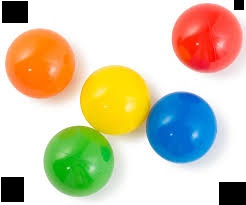
#> input picture test_images/ball2.jpg, 246 x 205 px, found by its file name
$ python 'popeye round2.py'   (older library calls are emulated)
#> lines starting #> are read from the running program, lines starting #| are printed output that depends on the picture; after the words box and inside, x2 and y2 are one past the last pixel; in counts of white or black regions, pixels touching at a corner belong together
#red,blue,green,yellow
"""
Problems:
1.When  same colour balls are touching single object is taken
"""
import cv2
import numpy as np
img=cv2.imread('ball2.jpg',-1)
#> img is the input picture: shape (205, 246, 3); mean B, G, R 172.7, 200.7, 209
targets=[]
#gray=cv2.cvtColor(img,cv2.COLOR_BGR2HSV)
img_hsv=cv2.cvtColor(img, cv2.COLOR_BGR2HSV)
#> img_hsv: shape (205, 246, 3); mean H, S, V 32.2, 85.8, 233.3
grayscale=cv2.cvtColor(img,cv2.COLOR_BGR2GRAY)
kernel=np.ones((5,5),np.uint8)
def dist(x1,y1,x2,y2):
    return ((x2-x1)**2+(y2-y1)**2)**(0.5)
def findfactor(grayimg):
    print(kernel)
    retval,threshold=cv2.threshold(grayimg,5,255,cv2.THRESH_BINARY_INV)#CHECK THRESHOLD VALUE
    #median=cv2.medianBlur(threshold,15)
    threshold=cv2.erode(threshold,kernel,iterations=3)
    #dilation=cv2.dilate(threshold,kernel,iterations=1)
    cv2.imshow('thresh',threshold)
    img_factor,contours_factor,hierarchy_factor=cv2.findContours(threshold,cv2.RETR_TREE,cv2.CHAIN_APPROX_SIMPLE)
    try:
        cv2.drawContours(img,contours_factor,-1,(255,0,0),3)#USE A BETTER ALGORITHM and remove this line img may not be defined
        cv2.imshow('img',img)
    except:
        pass
    squares=[]

    for i in contours_factor:
        approx = cv2.approxPolyDP(i,0.01*cv2.arcLength(i,True),True)
        #check if contour is square if dont use number of edges or use it after eroding and/or dilating to avoid partial square
        M_factor=cv2.moments(i)
        cx_factor = int(M_factor['m10']/M_factor['m00'])
        cy_factor = int(M_factor['m01']/M_factor['m00'])
        cv2.circle(img,(cx_factor,cy_factor), 5, (255,0,0), -1)
        squares.append([cx_factor,cy_factor])

    if len(squares)==4:#EXCLUDING STARTING SQUARE
        distances=[dist(squares[0][0],squares[0][1],squares[1][0],squares[1][1]),dist(squares[0][0],squares[0][1],squares[2][0],squares[2][1]),dist(squares[0][0],squares[0][1],squares[3][0],squares[3][1])]
        diagonal=max(distances)
        sqnum=distances.index(diagonal)+1
        centerx=(squares[sqnum][0]+squares[0][0])/2
        centery=(squares[sqnum][1]+squares[0][1])/2
        factor=diagonal/127.26#length of diagonal in cm
        return factor,centerx,centery
    else:
        print(len(squares))
        print("Extra or less black squares found")#CHECK
#factor,centerx,centery=findfactor(grayscale)#grayscale image
def findcenter(colmask):
    funcvalue=[]
    img2,contours,hierarchy=cv2.findContours(colmask,cv2.RETR_TREE,cv2.CHAIN_APPROX_SIMPLE)
    #cv2.drawContours(img,contours,-1,(203,192,203),3)
    if len(contours)>0:

        for i in contours:
            #print(cv2.contourArea(i))
            ((x, y), radius) = cv2.minEnclosingCircle(i)
            if radius>20:#CHANGE THIS VALUE ACCORDING TO CAMERA HEIGHT AND RADIUS

                approx = cv2.approxPolyDP(i,0.01*cv2.arcLength(i,True),True)

                if len(approx)>=7:#CHeck for diffent values higher than 5


                    M=cv2.moments(i)

                    cx = int(M['m10']/M['m00'])
                    cy = int(M['m01']/M['m00'])

                    cv2.circle(img,(cx,cy), 5, (0,0,0), -1)
                    funcvalue.append([cx,cy])
                    #Also check for area of moment afterwards
                else:
                    pass
            else:
                pass
    else:
        print("NO CONTOURS")
    return funcvalue

#red
lower_red = np.array([0,50,50])#HSV VAUES WILL BE DIFFERENT
upper_red = np.array([10,255,255])
mask0 = cv2.inRange(img_hsv, lower_red, upper_red)
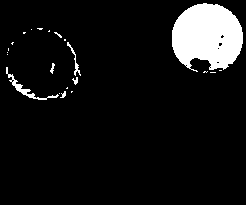
#> mask0: shape (205, 246); 8.2% white; 22 white regions (16 under 20 px), largest, box (x1, y1, x2, y2) and area: (172, 3, 243, 72) 3647, (6, 67, 59, 100) 233, (67, 42, 81, 76) 85, (50, 63, 55, 74) 27, (72, 77, 78, 85) 26, (60, 91, 66, 98) 23
#cv2.imshow('mask0',mask0)
lower_red = np.array([170,50,50])
upper_red = np.array([180,255,255])
mask1 = cv2.inRange(img_hsv, lower_red, upper_red)
#> mask1: shape (205, 246); 0.58% white; 11 white regions (10 under 20 px), largest, box (x1, y1, x2, y2) and area: (190, 58, 223, 74) 261
#cv2.imshow('mask1',mask1)

redmask = mask0+mask1

redmask=cv2.erode(redmask,kernel,iterations=2)#use different iterations and kernels
#> redmask: shape (205, 246); 5.7% white; 1 white region, box (x1, y1, x2, y2) and area: (176, 8, 239, 69) 2890
redmask=cv2.dilate(redmask,kernel,iterations=2)
#> redmask: shape (205, 246); 7.8% white; 1 white region, box (x1, y1, x2, y2) and area: (172, 4, 243, 73) 3946
redmask=cv2.erode(redmask,kernel,iterations=4)
#> redmask: shape (205, 246); 3.9% white; 1 white region
cv2.imshow('r',redmask)
red_center=findcenter(redmask)
#> in findcenter, `img2,contours,hierarchy=cv2.findContours(colmask,cv2.RETR_TREE,cv2.CHA..`: contours = 1 contour; box (x1, y1, x2, y2) and area: (180, 12, 234, 64) 1897
#> the loop in findcenter, `for i in contours:` made 1 pass
#> (x, y, radius, cx, cy) on pass 1: (206.5, 37, 26.55, 206, 37)
#> after the loop in findcenter, `for i in contours:`:
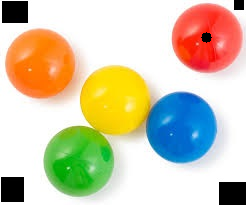
#> img: shape (205, 246, 3); 0.16% of pixels changed, all inside (x1, y1, x2, y2) = (201, 32, 212, 43)
#> after the loop in findcenter, `for i in contours:`: funcvalue = [[206, 37]]
#> red_center = [[206, 37]]
targets.append(red_center)


#blue
lower_blue=np.array([80,100,0])#Check blue value doesnt conflict with background
upper_blue=np.array([140,255,255])
bluemask=cv2.inRange(img_hsv,lower_blue,upper_blue)#HSV VAUES WILL BE DIFFERENT
#> bluemask: shape (205, 246); 7.9% white; 5 white regions (4 under 20 px), largest, box (x1, y1, x2, y2) and area: (147, 92, 217, 163) 3921

bluemask=cv2.erode(bluemask,kernel,iterations=2)
#> bluemask: shape (205, 246); 5.5% white; 1 white region, box (x1, y1, x2, y2) and area: (151, 96, 213, 159) 2769
bluemask=cv2.dilate(bluemask,kernel,iterations=2)
#> bluemask: shape (205, 246); 7.8% white; 1 white region
#cv2.filter2D(bluemask,-1,kernel)
blue_center=findcenter(bluemask)
#> in findcenter (call 2), `img2,contours,hierarchy=cv2.findContours(colmask,cv2.RETR_TREE,cv2.CHA..`: contours = 2 contours, 1 with area under 20; largest, box (x1, y1, x2, y2) and area: (147, 92, 217, 163) 3822
#> the loop in findcenter (call 2), `for i in contours:` made 2 passes
#> (x, y, radius, cx, cy) on pass 1: (181.3, 127.1, 35.66, 181, 127)
#> (x, y, radius) on pass 2: (194.5, 135, 1.5)
#> after the loop in findcenter (call 2), `for i in contours:`:
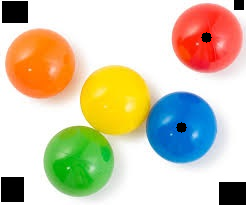
#> img: shape (205, 246, 3); 0.16% of pixels changed, all inside (x1, y1, x2, y2) = (176, 122, 187, 133)
#> after the loop in findcenter (call 2), `for i in contours:`: funcvalue = [[181, 127]]
#> blue_center = [[181, 127]]
targets.append(blue_center)
cv2.imshow('b',bluemask)

#green
lower_green=np.array([41,0,0])#HSV VAUES WILL BE DIFFERENT
upper_green=np.array([80,255,255])
greenmask=cv2.inRange(img_hsv,lower_green,upper_green)
#> greenmask: shape (205, 246); 10.8% white; 181 white regions (175 under 20 px), largest, box (x1, y1, x2, y2) and area: (41, 128, 120, 204) 4471, (121, 151, 126, 177) 56, (164, 164, 174, 169) 26, (171, 166, 184, 172) 26, (166, 174, 180, 177) 25, (221, 153, 225, 161) 21
greenmask=cv2.erode(greenmask,kernel,iterations=2)
#> greenmask: shape (205, 246); 6.1% white; 1 white region, box (x1, y1, x2, y2) and area: (47, 135, 115, 195) 3056
greenmask=cv2.dilate(greenmask,kernel,iterations=2)
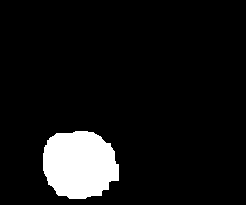
#> greenmask: shape (205, 246); 8.2% white; 1 white region
green_center=findcenter(greenmask)
#> in findcenter (call 3), `img2,contours,hierarchy=cv2.findContours(colmask,cv2.RETR_TREE,cv2.CHA..`: contours = 1 contour; box (x1, y1, x2, y2) and area: (43, 131, 119, 199) 4026
#> the loop in findcenter (call 3), `for i in contours:` made 1 pass
#> (x, y, radius, cx, cy) on pass 1: (81.55, 161.7, 40.79, 79, 164)
#> after the loop in findcenter (call 3), `for i in contours:`:
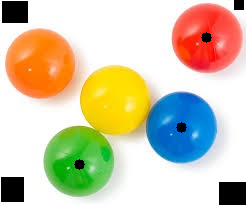
#> img: shape (205, 246, 3); 0.16% of pixels changed, all inside (x1, y1, x2, y2) = (74, 159, 85, 170)
#> after the loop in findcenter (call 3), `for i in contours:`: funcvalue = [[79, 164]]
#> green_center = [[79, 164]]
targets.append(green_center)
cv2.imshow('g',greenmask)

#yellow
lower_yellow=np.array([21,39,64])#HSV VAUES WILL BE DIFFERENT
upper_yellow=np.array([40,255,255])
yellowmask=cv2.inRange(img_hsv,lower_yellow,upper_yellow)
#> yellowmask: shape (205, 246); 8.9% white; 2 white regions (1 under 20 px), largest, box (x1, y1, x2, y2) and area: (60, 65, 153, 143) 4468
yellowmask=cv2.erode(yellowmask,kernel,iterations=2)
#> yellowmask: shape (205, 246); 6.2% white; 1 white region, box (x1, y1, x2, y2) and area: (83, 69, 147, 134) 3110
yellowmask=cv2.dilate(yellowmask,kernel,iterations=2)
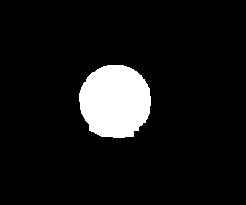
#> yellowmask: shape (205, 246); 8.3% white; 1 white region
yellow_center=findcenter(yellowmask)
#> in findcenter (call 4), `img2,contours,hierarchy=cv2.findContours(colmask,cv2.RETR_TREE,cv2.CHA..`: contours = 1 contour; box (x1, y1, x2, y2) and area: (79, 65, 151, 138) 4094
#> the loop in findcenter (call 4), `for i in contours:` made 1 pass
#> (x, y, radius, cx, cy) on pass 1: (115.2, 102.2, 38.2, 114, 101)
#> after the loop in findcenter (call 4), `for i in contours:`:
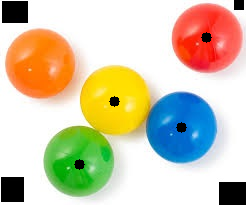
#> img: shape (205, 246, 3); 0.16% of pixels changed, all inside (x1, y1, x2, y2) = (109, 96, 120, 107)
#> after the loop in findcenter (call 4), `for i in contours:`: funcvalue = [[114, 101]]
#> yellow_center = [[114, 101]]
targets.append(yellow_center)
cv2.imshow('y',yellowmask)

print(targets)
#| [[[206, 37]], [[181, 127]], [[79, 164]], [[114, 101]]]
cv2.imshow('img',img)
cv2.waitKey(0)
cv2.destroyAllWindows()

$ run again, with test_images/ball12.jpg copied over test_images/ball2.jpg
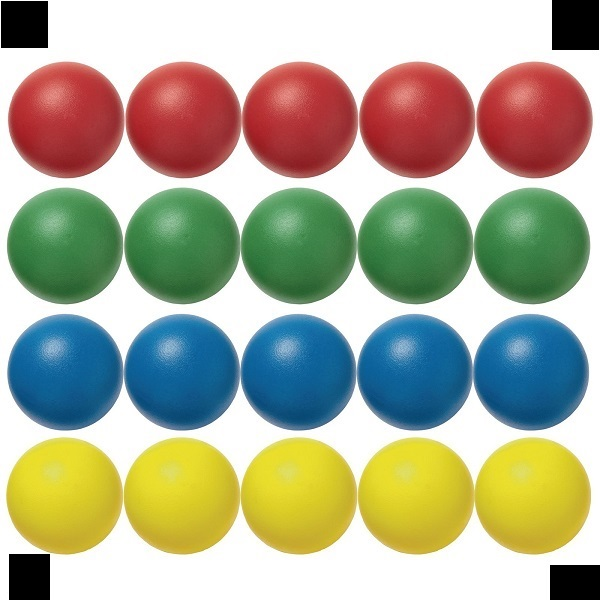
#> input picture test_images/ball12.jpg, 600 x 600 px, found by its file name
#> img is the input picture: shape (600, 600, 3); mean B, G, R 148.8, 172.7, 171.9
#> img_hsv: shape (600, 600, 3); mean H, S, V 52.2, 101.4, 198.5
#> mask0: shape (600, 600); 6.9% white; 87 white regions (77 under 20 px), largest, box (x1, y1, x2, y2) and area: (8, 62, 592, 178) 24162, (88, 102, 104, 113) 90, (326, 112, 346, 130) 84
#> mask1: shape (600, 600); 7.9% white; 106 white regions (97 under 20 px), largest, box (x1, y1, x2, y2) and area: (480, 77, 588, 173) 5729, (130, 78, 237, 174) 5618, (10, 76, 120, 174) 5535
#> contours = 5 contours; box (x1, y1, x2, y2) and area: (250, 70, 350, 170) 7068, (484, 70, 584, 170) 7066, (368, 70, 467, 170) 7065, (134, 70, 233, 170) 7061, (17, 70, 116, 170) 7060
#> the loop in findcenter, `for i in contours:` made 5 passes
#> (x, radius, cx) on passes 1 to 5: (533.5, 49.54, 534), (417, 49.51, 416), (299.5, 49.54, 299), (183, 49.54, 183), (66, 49.51, 65)
#> after the loop in findcenter, `for i in contours:`: funcvalue = [[534, 119], [416, 119], [299, 119], [183, 119], [65, 119]]
#> red_center has the same summary as funcvalue in findcenter
#> contours = 10 contours; largest, box (x1, y1, x2, y2) and area: (358, 316, 471, 429) 9868, (474, 316, 587, 429) 9860, (125, 316, 238, 429) 9858, (9, 316, 122, 429) 9857, (241, 316, 354, 429) 9852
#> the loop in findcenter (call 2), `for i in contours:` made 10 passes
#> (x, y, radius, cx) on passes 1, 3, 5, 7, 9: (530.5, 372.4, 57.42, 530), (414.6, 372.3, 57.4, 414), (298.2, 372.4, 57.35, 297), (181.7, 372.3, 57.4, 181), (65.38, 372.1, 57.51, 65)
#> after the loop in findcenter (call 2), `for i in contours:`:
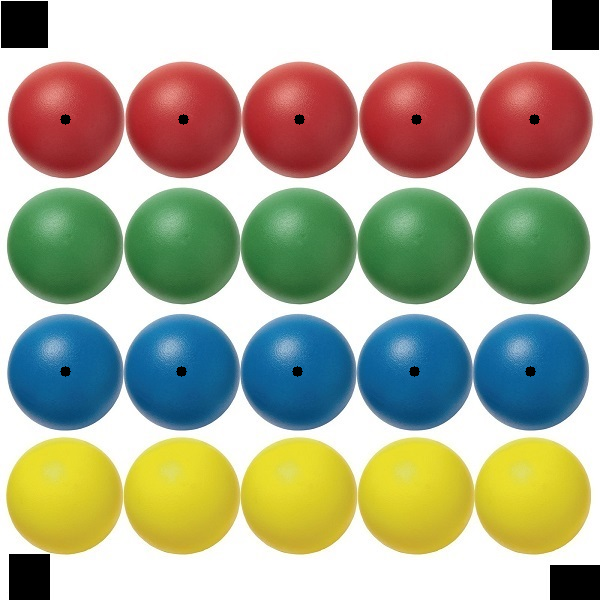
#> img: shape (600, 600, 3); mean B, G, R 148.6, 172.5, 171.6
#> after the loop in findcenter (call 2), `for i in contours:`: funcvalue = [[530, 371], [414, 371], [297, 371], [181, 371], [65, 371]]
#> blue_center has the same summary as funcvalue in findcenter
#> contours = 1 contour; box (x1, y1, x2, y2) and area: (3, 185, 591, 306) 56084
#> green_center = [[297, 245]]
#> `yellowmask=cv2.erode(yellowmask,kernel,iterations=2)`:
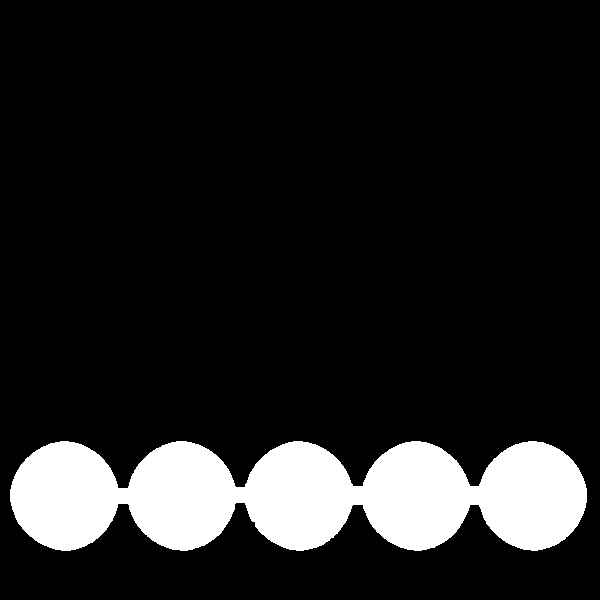
#> yellowmask: shape (600, 600); 12.9% white; 1 white region, box (x1, y1, x2, y2) and area: (10, 441, 587, 551) 46361
#> contours = 1 contour; box (x1, y1, x2, y2) and area: (6, 437, 591, 555) 54140
#> yellow_center = [[298, 495]]
#| [[[534, 119], [416, 119], [299, 119], [183, 119], [65, 119]], [[530, 371], [414, 371], [297, 371], [181, 371], [65, 371]], [[297, 245]], [[298, 495]]]
